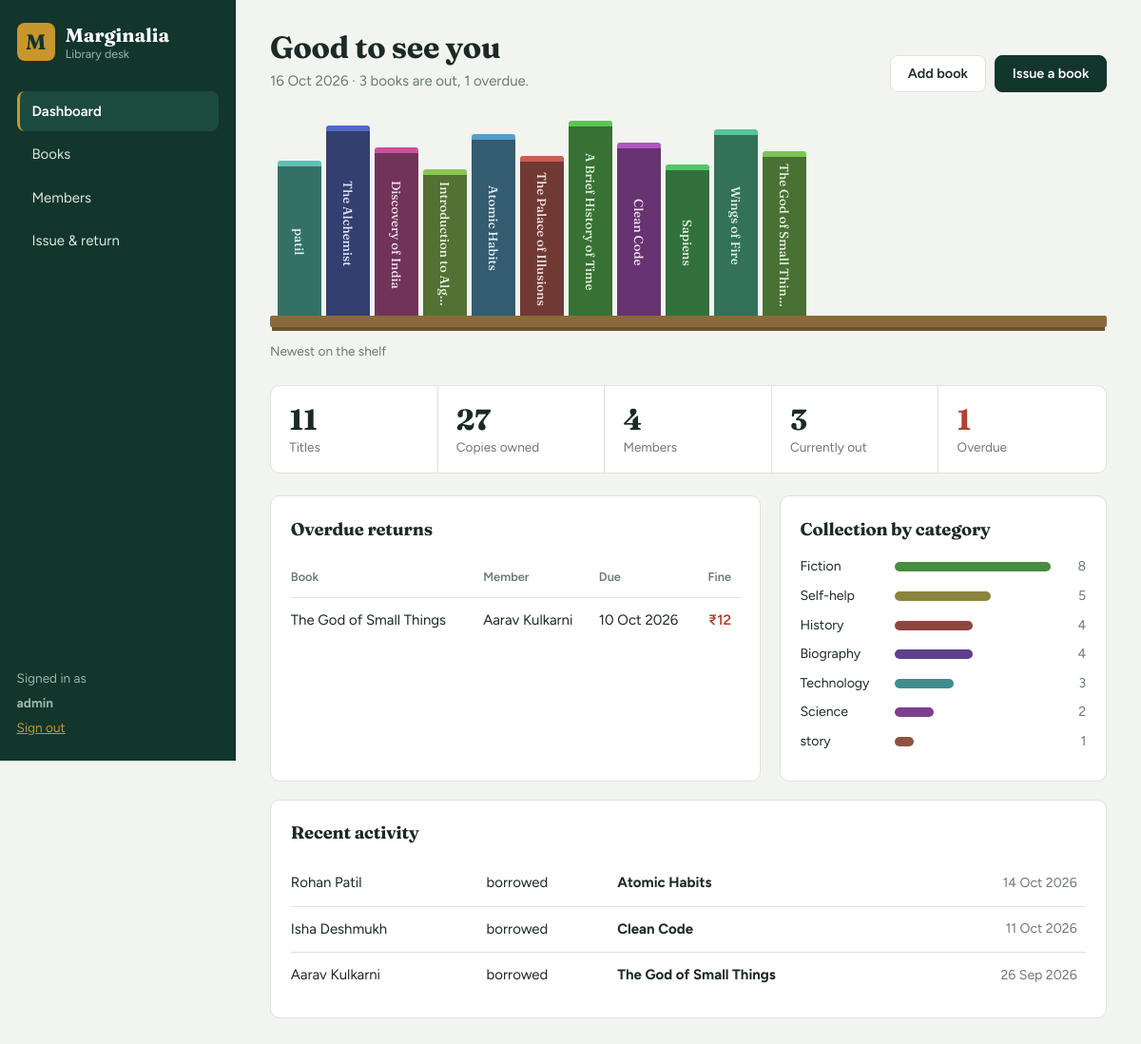
Screenshot of / (signed in) with the database file from the repository.
### tables this page shows
CREATE TABLE books(
  id INTEGER PRIMARY KEY AUTOINCREMENT, title TEXT NOT NULL, author TEXT NOT NULL,
  isbn TEXT, category TEXT DEFAULT 'General', copies INTEGER DEFAULT 1, added TEXT);

CREATE TABLE issues(
  id INTEGER PRIMARY KEY AUTOINCREMENT, book_id INTEGER NOT NULL, member_id INTEGER NOT NULL,
  issued TEXT NOT NULL, due TEXT NOT NULL, returned TEXT, fine INTEGER DEFAULT 0);

CREATE TABLE members(
  id INTEGER PRIMARY KEY AUTOINCREMENT, name TEXT NOT NULL, email TEXT,
  phone TEXT, joined TEXT, password TEXT);

### app.py (the view)
@app.route("/")
@admin_required
def dashboard():
    t = date.today().isoformat()
    stats = {
        "titles": q("SELECT COUNT(*) c FROM books", one=True)["c"],
        "copies": q("SELECT COALESCE(SUM(copies),0) c FROM books", one=True)["c"],
        "members": q("SELECT COUNT(*) c FROM members", one=True)["c"],
        "out": q("SELECT COUNT(*) c FROM issues WHERE returned IS NULL", one=True)["c"],
        "overdue": q("SELECT COUNT(*) c FROM issues WHERE returned IS NULL AND due<?", (t,), one=True)["c"],
    }
    shelf = q("SELECT * FROM books ORDER BY id DESC LIMIT 14")
    overdue = q("""SELECT i.*, b.title, m.name FROM issues i JOIN books b ON b.id=i.book_id
                   JOIN members m ON m.id=i.member_id WHERE i.returned IS NULL AND i.due<? ORDER BY i.due""", (t,))
    recent = q("""SELECT i.*, b.title, m.name FROM issues i JOIN books b ON b.id=i.book_id
                  JOIN members m ON m.id=i.member_id ORDER BY i.id DESC LIMIT 6""")
    cats = q("SELECT category, SUM(copies) n FROM books GROUP BY category ORDER BY n DESC")
    return render_template("dashboard.html", s=stats, shelf=shelf, overdue=overdue,
                           recent=recent, cats=cats, late_fine=late_fine)

### app.py (called while the page is built)
def db():
    if "db" not in g:
        g.db = sqlite3.connect(DB)
        g.db.row_factory = sqlite3.Row
    return g.db

def q(sql, args=(), one=False):
    cur = db().execute(sql, args)
    rows = cur.fetchall()
    return (rows[0] if rows else None) if one else rows

@app.template_filter("hue")
def hue(text):
    return sum(ord(c) * (i + 3) for i, c in enumerate(text)) % 360

@app.template_filter("pretty")
def pretty(iso):
    return date.fromisoformat(iso).strftime("%d %b %Y") if iso else "-"

@app.context_processor
def inject():
    return {"today": date.today().isoformat(), "FINE": FINE_PER_DAY}

def admin_required(f):
    @wraps(f)
    def wrapper(*a, **kw):
        if not session.get("user"):
            return redirect(url_for("login", next=request.path))
        if session.get("role") != "admin":
            return redirect(url_for("me"))
        return f(*a, **kw)
    return wrapper

def late_fine(due, returned=None):
    end = date.fromisoformat(returned) if returned else date.today()
    return max((end - date.fromisoformat(due)).days, 0) * FINE_PER_DAY

### templates/dashboard.html (shortened to what this page needs)
{% extends "base.html" %}
{% block content %}
<header class="head"><div><h1>Good to see you</h1><p class="sub">{{ today|pretty }} · {{ s.out }} books are out, {{ s.overdue }} overdue.</p></div>
<div class="actions"><a class="btn" href="{{ url_for('book_new') }}">Add book</a><a class="btn primary" href="{{ url_for('issues') }}">Issue a book</a></div></header>
<section class="shelf" aria-label="Newest additions">
  <div class="books">
    {% for b in shelf %}
    <a class="spine" href="{{ url_for('book_edit', bid=b.id) }}" title="{{ b.title }} - {{ b.author }}"
       style="--i:{{ loop.index0 }};--h:{{ b.title|hue }};--ht:{{ 150 + (b.id*23)%60 }}px"><span>{{ b.title }}</span></a>
    {% endfor %}
  </div>
  <div class="plank"></div>
  <p class="shelf-cap">Newest on the shelf</p>
</section>
<section class="stats">
  <div><b data-count>{{ s.titles }}</b>Titles</div>
  <div><b data-count>{{ s.copies }}</b>Copies owned</div>
  <div><b data-count>{{ s.members }}</b>Members</div>
  <div><b data-count>{{ s.out }}</b>Currently out</div>
  <div class="{{ 'alert' if s.overdue }}"><b data-count>{{ s.overdue }}</b>Overdue</div>
</section>
<div class="cols">
  <section class="panel">
    <h2>Overdue returns</h2>
    {% if overdue %}
    <table><thead><tr><th>Book</th><th>Member</th><th>Due</th><th class="r">Fine</th></tr></thead><tbody>
    {% for i in overdue %}<tr><td>{{ i.title }}</td><td>{{ i.name }}</td><td>{{ i.due|pretty }}</td><td class="r late">₹{{ late_fine(i.due) }}</td></tr>{% endfor %}
    </tbody></table>
    {% else %}<p class="empty">Nothing overdue. Every loan is within its due date.</p>{% endif %}
  </section>
  <section class="panel">
    <h2>Collection by category</h2>
    {% set mx = (cats|map(attribute='n')|max) or 1 %}
    {% for c in cats %}
    <div class="bar"><span>{{ c.category }}</span><i style="--w:{{ (c.n/mx*100)|round }}%;--h:{{ c.category|hue }}"></i><em>{{ c.n }}</em></div>
    {% endfor %}
  </section>
</div>
<section class="panel">
  <h2>Recent activity</h2>
  <table><tbody>
  {% for i in recent %}<tr><td>{{ i.name }}</td><td>{{ 'returned' if i.returned else 'borrowed' }}</td><td><b>{{ i.title }}</b></td><td class="r muted">{{ (i.returned or i.issued)|pretty }}</td></tr>
  {% else %}<tr><td class="empty">No loans yet. Issue the first book to see activity here.</td></tr>{% endfor %}
  </tbody></table>
</section>
{% endblock %}

### static/style.css (style rules this page uses)
:root { --ink:#1b2a26; --muted:#6b7a74; --paper:#f2f4f0; --card:#fff; --line:#dde3dd; --pine:#12352c; --pine2:#1c4a3d; --brass:#c9962b; --brass-ink:#6b4c0a; --ok:#2f7d57; --bad:#b4412f; --r:10px; --serif:'Fraunces',Georgia,'Times New Roman',serif; --sans:'Figtree',system-ui,-apple-system,'Segoe UI',sans-serif; }
* { box-sizing:border-box }
body { margin:0;font:15px/1.55 var(--sans);background:var(--paper);color:var(--ink) }
h1,h2 { font-family:var(--serif);font-weight:700;margin:0;letter-spacing:-.01em }
h1 { font-size:2rem;line-height:1.15 }
h2 { font-size:1.15rem;margin-bottom:.9rem }
a { color:inherit }
.head { display:flex;justify-content:space-between;align-items:flex-end;gap:1rem;flex-wrap:wrap;margin-bottom:1.4rem }
.sub { margin:.3rem 0 0;color:var(--muted) }
.actions { display:flex;gap:.6rem }
.btn { font:600 .9rem var(--sans);padding:.6rem 1.1rem;border-radius:8px;border:1px solid var(--line);background:var(--card);color:var(--ink);cursor:pointer;text-decoration:none;display:inline-block }
.btn.primary { background:var(--pine);border-color:var(--pine);color:#fff }
.shelf { margin-bottom:1.6rem;padding-top:.5rem }
.books { display:flex;align-items:flex-end;gap:5px;overflow-x:auto;padding:0 .5rem }
.spine { flex:0 0 auto;width:46px;height:var(--ht);background:hsl(var(--h) 38% 32%);border-radius:3px 3px 0 0;color:hsl(var(--h) 40% 92%); text-decoration:none;display:flex;align-items:center;justify-content:center;border-top:6px solid hsl(var(--h) 50% 55%);transition:transform .2s }
.spine span { writing-mode:vertical-rl;font:500 .82rem var(--serif);max-height:calc(var(--ht) - 20px);overflow:hidden;white-space:nowrap;text-overflow:ellipsis }
.plank { height:12px;background:#8a6a3b;border-radius:2px;box-shadow:0 6px 0 -2px #6c522b }
.shelf-cap { margin:.9rem 0 0;color:var(--muted);font-size:.85rem }
.stats { display:grid;grid-template-columns:repeat(auto-fit,minmax(130px,1fr));gap:0;background:var(--card);border:1px solid var(--line);border-radius:var(--r);margin-bottom:1.4rem }
.stats div { padding:1rem 1.2rem;color:var(--muted);font-size:.85rem;border-right:1px solid var(--line) }
.stats div:last-child { border:0 }
.stats b { display:block;font:700 1.9rem var(--serif);color:var(--ink) }
.stats .alert b { color:var(--bad) }
.cols { display:grid;grid-template-columns:3fr 2fr;gap:1.2rem;margin-bottom:1.2rem }
.panel { background:var(--card);border:1px solid var(--line);border-radius:var(--r);padding:1.3rem;margin-bottom:1.2rem }
.cols .panel { margin:0 }
table { width:100%;border-collapse:collapse }
th { text-align:left;font-size:.8rem;color:var(--muted);font-weight:600;padding:.7rem 1rem;border-bottom:1px solid var(--line) }
td { padding:.75rem 1rem;border-bottom:1px solid var(--line);vertical-align:middle }
tr:last-child td { border-bottom:0 }
.panel:not(.flush) td,.panel:not(.flush) th { padding-left:0;padding-right:.6rem }
.r { text-align:right }
.muted { color:var(--muted);font-size:.88rem }
.late { color:var(--bad);font-weight:600 }
td.r { white-space:nowrap }
.bar { display:grid;grid-template-columns:90px 1fr 28px;gap:.6rem;align-items:center;margin:.55rem 0;font-size:.88rem }
.bar i { height:10px;border-radius:5px;background:hsl(var(--h) 38% 40%);width:var(--w) }
.bar em { color:var(--muted);font-style:normal;text-align:right }
.spine { animation:drop 1s cubic-bezier(.3,.7,.4,1) backwards;animation-delay:calc(var(--i)*80ms + .15s);transition:transform .25s cubic-bezier(.3,1.5,.5,1) }
.plank { transform-origin:left;animation:grow .9s ease-out backwards }
.stats div { transition:background .2s }
.stats b { font-variant-numeric:tabular-nums }
.bar i { transform-origin:left;animation:grow 1.1s cubic-bezier(.2,.8,.2,1) .4s backwards }
.btn { position:relative;overflow:hidden;transition:transform .15s,border-color .2s,background .2s }

### rows the page displays
books: title "patil", category "story", {{ (c.n/mx*100)|round }} 12.0 (drawn), n "1"
books: title "The Alchemist"
books: title "Discovery of India"
books: title "Introduction to…"
books: title "Atomic Habits", category "Self-help", {{ (c.n/mx*100)|round }} 62.0 (drawn), n "5"
books: title "The Palace of Illusions"
books: title "A Brief History of Time", category "Science", {{ (c.n/mx*100)|round }} 25.0 (drawn), n "2"
books: title "Clean Code"
books: title "Sapiens"
books: title "Wings of Fire", category "Biography", {{ (c.n/mx*100)|round }} 50.0 (drawn), n "4"
books: title "The God of Small Things"
issues: title "The God of Small Things", name "Aarav Kulkarni", due|pretty "10 Oct 2026", due "12", returned "borrowed", issued "26 Sep 2026"
issues: name "Rohan Patil", returned "borrowed", title "Atomic Habits", issued "14 Oct 2026"
issues: name "Isha Deshmukh", returned "borrowed", title "Clean Code", issued "11 Oct 2026"

### other values shown
{{ 'Library desk' if session.role=='admin' else 'Reader’s desk' }} "Library desk"
{{ session.user }} "admin"
{{ s.out }} "3"
{{ s.overdue }} "1"
{{ s.titles }} "11"
{{ s.copies }} "27"
{{ s.members }} "4"
{{ c.category }} "Fiction" "History" "Technology"
{{ c.n }} "8" "4" "3"
